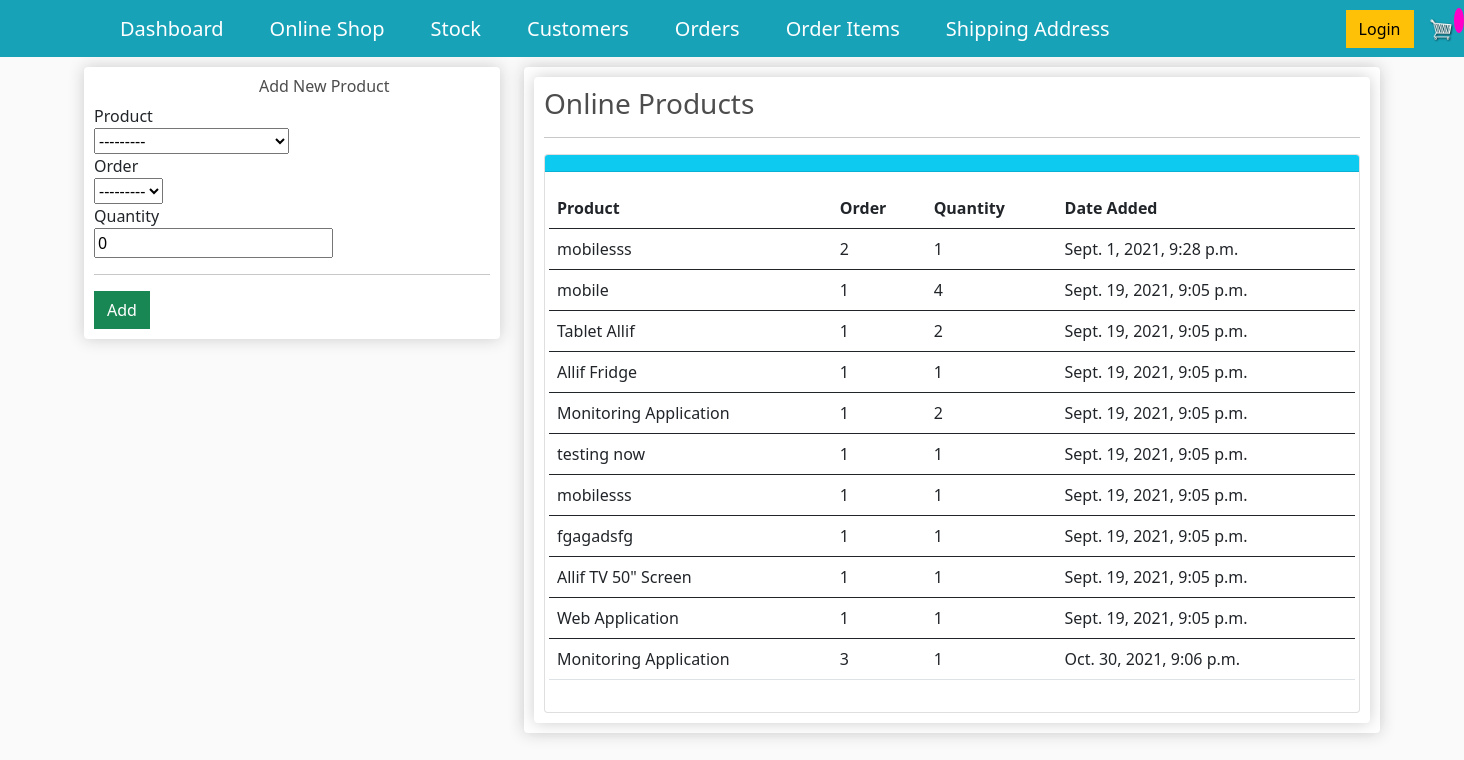
Screenshot of /order_online_items/ (signed in) with the database file from the repository.
### store/models.py (models this page shows, shortened)
class OrderItem(models.Model):
    product = models.ForeignKey(Product, on_delete=models.SET_NULL, null=True, blank=True)
    order = models.ForeignKey(Order, on_delete=models.SET_NULL, null=True,blank=True)
    quantity = models.IntegerField(default=0,null=True,blank=True)
    date_added = models.DateTimeField(auto_now_add=True)

class Product(models.Model):
    name = models.CharField(max_length=255, null=True)
    price=models.DecimalField(max_digits=7,decimal_places=2)
    digital = models.BooleanField(default=False,blank=True, null=True)#If the item is digital, we dont need to ship
    product_image=models.ImageField(null=True, blank=True)
    def __str__(self):
        return self.name

class Order(models.Model):
    customer = models.ForeignKey(Customer, on_delete=models.SET_NULL, null=True,blank=True)#if customer is deleted, we dont want to delete the order but rather set the customer value to null
    date_ordered=models.DateTimeField(auto_now_add=True)
    complete=models.BooleanField(default=False, null=True, blank=False)
    transaction_id=models.CharField(max_length=100, null=True)
    def __str__(self):
        return str(self.id) #it was giving errors hence commented out

### store/views.py (the view)
# urls.py: path('order_online_items/', views.order_online_items, name="order_online_items"),
def order_online_items(request):
    title="Allifmaal Online Stock"
    form=OrderOnlineItemsForm(request.POST or None)
    orderitems = OrderItem.objects.all()
    if form.is_valid():
        form.save()
        messages.success(request, 'Customer added successfully')
        return redirect('order_online_items')
    context={
        "title": title,
        "form":form,
        "orderitems":orderitems,
        }
    return render(request,'store/order_online_items.html',context)

### store/forms.py
class OrderOnlineItemsForm(forms.ModelForm): #the forms here is the one imported up there.
    class Meta:
        model = OrderItem
        fields = ["product",'order','quantity']

### store/templates/store/order_online_items.html (shortened to what this page needs)
{% extends "store/main.html"%}
{% load crispy_forms_tags %}
{% load static %}
{% block content %}
<div class="row">
	<div class="col-lg-4">
		<div class="box-element" id="form-wrapper">
                <div id="user-info">
                <h6 style="padding-left:165px">Add New Product</h6>
                <form method='POST' action=''> {% csrf_token %}
                    {{form|crispy}}
                </div>
                <hr>
                <input id="form-button" class="btn btn-success btn-block" type="submit" value="Add">
		</div>
        <br>
	</div>
	<div class="col-lg-8">
		<div class="box-element">
            <div class="box-element">
        <h3>Online Products</h3>
        <hr>
            <div class="card">
                <div class="card-header bg-info text-white">
                </div>
                <div class="card-body">
                    <div class="row">
                       <table class="table table-hover">
                        <thead>
                          <tr>
                            <th scope="col">Product</th>
                            <th scope="col">Order</th>
                            <th scope="col">Quantity</th>
                            <th scope="col">Date Added</th>
                          </tr>
                        </thead>
                        <tbody>
                            {% for orderitem in orderitems %}
                            <tr>
                            <td>{{orderitem.product}}</td>
                            <td>{{orderitem.order}}</td>
                            <td>{{orderitem.quantity}}</td>
                            <td>{{orderitem.date_added}}</td>
                          </tr>
                        </tbody>
                        {% endfor %}
                      </table>
                </div>
            </div>
        </div>
            </div>
		</div>
	</div>
</div>
{% endblock %}

### store/static/css/main.css (style rules this page uses)
body { background-color: hsl(0, 0%, 98%); }
h1,h2,h3,h4,h5,h6 { color:hsl(0, 0%, 30%); }
.box-element { box-shadow:hsl(0, 0%, 80%) 0 0 16px; background-color: #fff; border-radius: 4px; padding: 10px; }
.col-lg-4, .col-lg-6, .col-lg-8, .col-lg-12 { margin-top: 10px; }
.btn { border-radius: 0; }

### rows the page displays
OrderItem: product "mobilesss", order "2", quantity "1", date_added "Sept. 1, 2021, 9:28 p.m."
OrderItem: product "mobile", order "1", quantity "4", date_added "Sept. 19, 2021, 9:05 p.m."
OrderItem: product "Tablet Allif", order "1", quantity "2", date_added "Sept. 19, 2021, 9:05 p.m."
OrderItem: product "Allif Fridge", order "1", quantity "1", date_added "Sept. 19, 2021, 9:05 p.m."
OrderItem: product "Monitoring Application", order "1", quantity "2", date_added "Sept. 19, 2021, 9:05 p.m."
OrderItem: product "testing now", order "1", quantity "1", date_added "Sept. 19, 2021, 9:05 p.m."
OrderItem: product "mobilesss", order "1", quantity "1", date_added "Sept. 19, 2021, 9:05 p.m."
OrderItem: product "fgagadsfg", order "1", quantity "1", date_added "Sept. 19, 2021, 9:05 p.m."
OrderItem: product "Allif TV 50\" Screen", order "1", quantity "1", date_added "Sept. 19, 2021, 9:05 p.m."
OrderItem: product "Web Application", order "1", quantity "1", date_added "Sept. 19, 2021, 9:05 p.m."
OrderItem: product "Monitoring Application", order "3", quantity "1", date_added "Oct. 30, 2021, 9:06 p.m."
